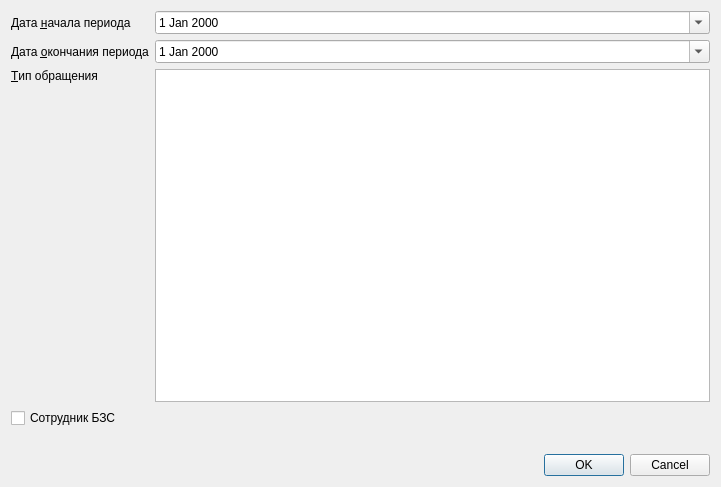
<?xml version="1.0" encoding="UTF-8"?>
<ui version="4.0">
 <class>ReportMSCH3SetupDialog</class>
 <widget class="QDialog" name="ReportMSCH3SetupDialog">
  <property name="geometry">
   <rect>
    <x>0</x>
    <y>0</y>
    <width>721</width>
    <height>487</height>
   </rect>
  </property>
  <property name="windowTitle">
   <string>Dialog</string>
  </property>
  <layout class="QGridLayout" name="gridLayout">
   <item row="0" column="0" colspan="2">
    <widget class="QLabel" name="lblBegDate">
     <property name="text">
      <string>Дата &amp;начала периода</string>
     </property>
     <property name="buddy">
      <cstring>edtBegDate</cstring>
     </property>
    </widget>
   </item>
   <item row="0" column="2" colspan="2">
    <widget class="CDateEdit" name="edtBegDate">
     <property name="calendarPopup">
      <bool>true</bool>
     </property>
    </widget>
   </item>
   <item row="2" column="2" colspan="2">
    <widget class="CDateEdit" name="edtEndDate">
     <property name="calendarPopup">
      <bool>true</bool>
     </property>
    </widget>
   </item>
   <item row="2" column="0" colspan="2">
    <widget class="QLabel" name="lblEndDate">
     <property name="text">
      <string>Дата &amp;окончания периода</string>
     </property>
     <property name="buddy">
      <cstring>edtEndDate</cstring>
     </property>
    </widget>
   </item>
   <item row="7" column="0" colspan="4">
    <widget class="QDialogButtonBox" name="buttonBox">
     <property name="orientation">
      <enum>Qt::Horizontal</enum>
     </property>
     <property name="standardButtons">
      <set>QDialogButtonBox::Cancel|QDialogButtonBox::Ok</set>
     </property>
    </widget>
   </item>
   <item row="3" column="2" colspan="2">
    <widget class="CRBListBox" name="lstEventTypes"/>
   </item>
   <item row="3" column="0">
    <widget class="QLabel" name="lblEventType">
     <property name="text">
      <string>&amp;Тип обращения</string>
     </property>
     <property name="alignment">
      <set>Qt::AlignLeading|Qt::AlignLeft|Qt::AlignTop</set>
     </property>
     <property name="buddy">
      <cstring>lstEventTypes</cstring>
     </property>
    </widget>
   </item>
   <item row="5" column="2">
    <spacer name="horizontalSpacer">
     <property name="orientation">
      <enum>Qt::Horizontal</enum>
     </property>
     <property name="sizeHint" stdset="0">
      <size>
       <width>40</width>
       <height>20</height>
      </size>
     </property>
    </spacer>
   </item>
   <item row="4" column="0" colspan="4">
    <widget class="QCheckBox" name="chkIsWorker">
     <property name="text">
      <string>Сотрудник БЗС</string>
     </property>
    </widget>
   </item>
  </layout>
 </widget>
 <customwidgets>
  <customwidget>
   <class>CDateEdit</class>
   <extends>QDateEdit</extends>
   <header>library/DateEdit</header>
  </customwidget>
  <customwidget>
   <class>CRBListBox</class>
   <extends>QListView</extends>
   <header>library/RBListBox.h</header>
  </customwidget>
 </customwidgets>
 <resources/>
 <connections>
  <connection>
   <sender>buttonBox</sender>
   <signal>accepted()</signal>
   <receiver>ReportMSCH3SetupDialog</receiver>
   <slot>accept()</slot>
   <hints>
    <hint type="sourcelabel">
     <x>248</x>
     <y>254</y>
    </hint>
    <hint type="destinationlabel">
     <x>157</x>
     <y>274</y>
    </hint>
   </hints>
  </connection>
  <connection>
   <sender>buttonBox</sender>
   <signal>rejected()</signal>
   <receiver>ReportMSCH3SetupDialog</receiver>
   <slot>reject()</slot>
   <hints>
    <hint type="sourcelabel">
     <x>316</x>
     <y>260</y>
    </hint>
    <hint type="destinationlabel">
     <x>286</x>
     <y>274</y>
    </hint>
   </hints>
  </connection>
 </connections>
</ui>
